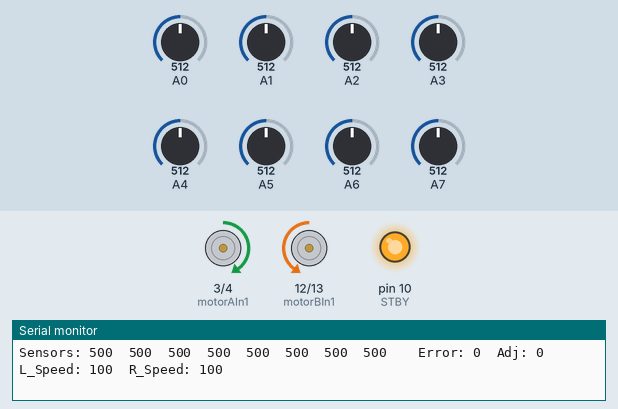
This sketch was run on a simulated Arduino Nano, built with avr-gcc and run on an emulated ATmega328P. Parts: motor-driver pin pairs drawn as motors (green arrow = first pin HIGH = forward, orange = second pin HIGH = backward, longer = more drive, scaled by the enable pin, stopped while the standby pin is LOW), output pins drawn as LEDs (lit = HIGH), the last lines printed to the serial monitor. Inputs (shaded band) come from the test bench; at power-on: A1 = 512, A6 = 512, A3 = 512, A7 = 512, A0 = 512, A2 = 512, A4 = 512, A5 = 512.

Above: at 11.7 s.
11.8 s: A1 set to 490
At 14.0 s:
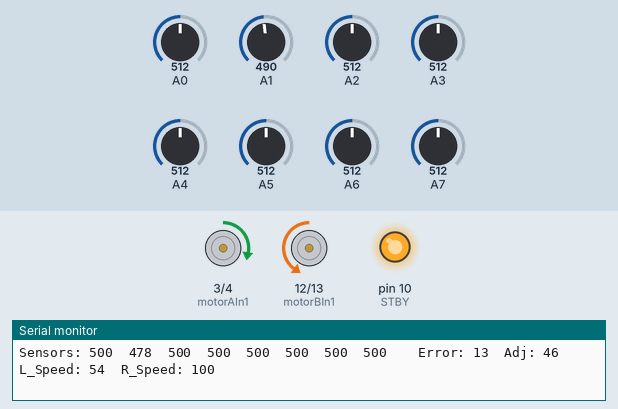
14.3 s: A6 set to 490
At 15.9 s:
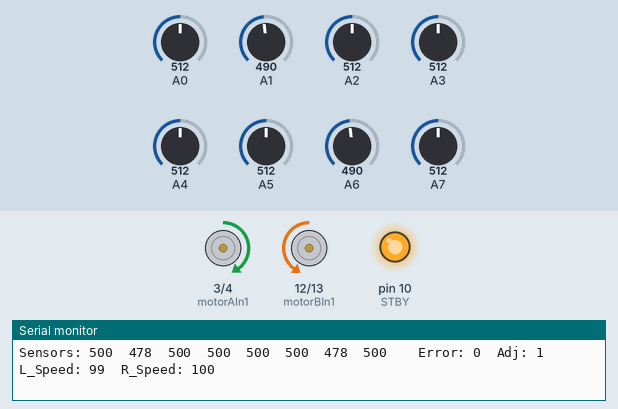
16.2 s: A3 set to 306
At 16.55 s:
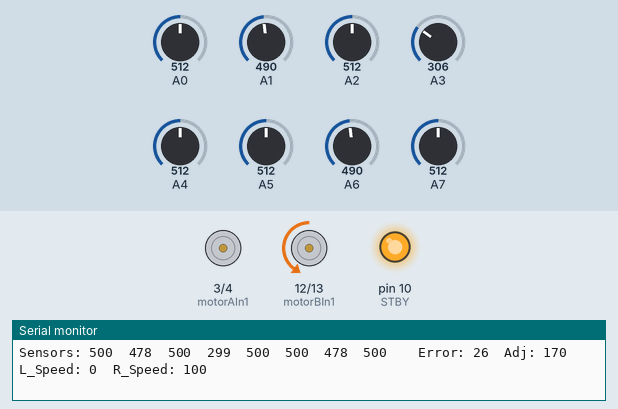
18.1 s: A7 set to 390
At 19.1 s:
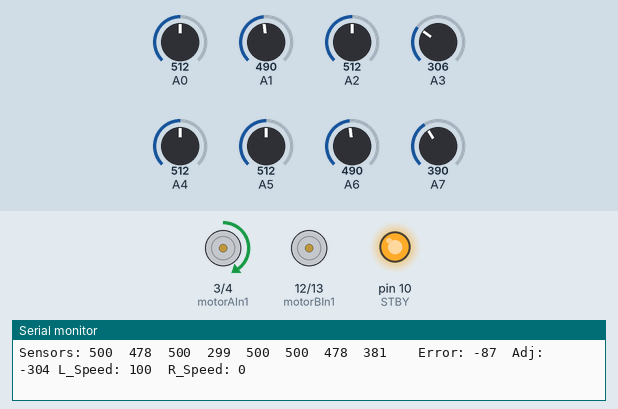
19.8 s: A0 set to 455
At 20.18 s:
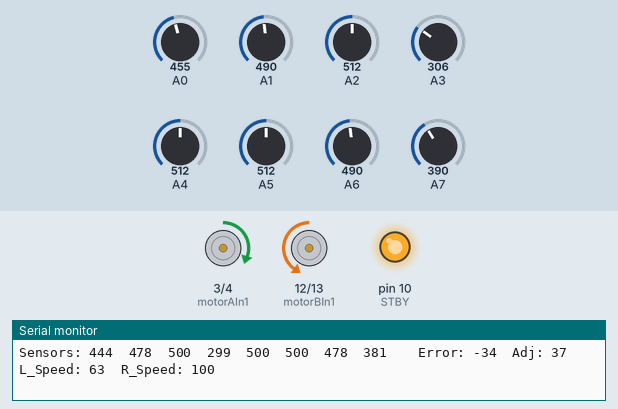
21.8 s: A0 set to 434
At 23.2 s:
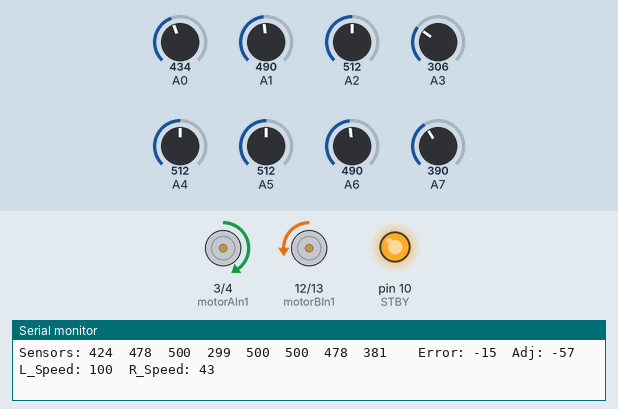
Timing chart, 0 to 24.8 s (numbered marks = the images above; inputs shaded):
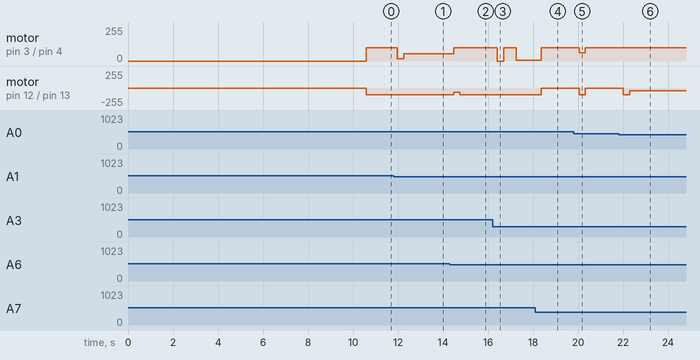

Measured:
- the behaviour switches between 449 and 448 on A0 (found by bisection; images 5 and 6)
- after the input at 11.8 s, motor on pin 3 (motorAIn1) / pin 4 (motorAIn2): forward 100/255 → forward 16/255 after 0.17 s, → forward 55/255 0.28 s later, → forward 54/255 0.56 s later
- after the input at 14.3 s, motor on pin 3 (motorAIn1) / pin 4 (motorAIn2): forward 54/255 → forward 100/255 after 0.18 s, → forward 99/255 0.28 s later; motor on pin 12 (motorBIn1) / pin 13 (motorBIn2): backward 100/255 → backward 63/255 after 0.18 s, → backward 100/255 0.28 s later
- after the input at 16.2 s, motor on pin 3 (motorAIn1) / pin 4 (motorAIn2): forward 99/255 → stopped after 0.22 s, → forward 99/255 0.28 s later, → forward 7/255 0.56 s later
- after the input at 18.1 s, motor on pin 12 (motorBIn1) / pin 13 (motorBIn2): backward 100/255 → stopped after 0.26 s
- after the input at 19.8 s, motor on pin 3 (motorAIn1) / pin 4 (motorAIn2): forward 100/255 → forward 63/255 after 0.25 s, → forward 100/255 0.28 s later; motor on pin 12 (motorBIn1) / pin 13 (motorBIn2): stopped → backward 100/255 after 0.25 s, → stopped 0.28 s later
- after the input at 21.8 s, motor on pin 12 (motorBIn1) / pin 13 (motorBIn2): stopped → backward 100/255 after 0.21 s, → backward 43/255 0.28 s later

The sketch:

sketch_apr11a.ino
```cpp
// TEAM: Complexity Robotics
// Members: Wouter Wessels & Martin Ferreira
// Coach: Mr. Paul Ntsinyi

#include <QTRSensors.h>

// Number of sensors used (8 sensors)
const uint8_t SensorCount = 8;
// Array to hold the calibrated sensor readings
uint16_t sensorValues[SensorCount];

// PID Control Constants
const double KP = 3.5;       // Proportional constant: scales the error directly.
const double KI = 0.01;      // Integral constant: accumulates past errors to counter steady-state issues.
const double KD = 3.0;       // Derivative constant: responds to the rate at which error changes.
double lastError = 0;        // Stores the error from the previous loop cycle (for derivative calculation).
double integral = 0;         // Accumulates the error over time (integral term).
// Set the target value to 3500: For an 8-sensor QTR array, this value represents a line
// that is between sensor 3 and sensor 4 (i.e. between the 4th and 5th sensor if counting starts at 1).
const int GOAL = 3500;
const int INTEGRAL_LIMIT = 500; // Limit for the integral term to prevent excessive accumulation

// Motor properties
const int MAX_SPEED = 100;   // Maximum motor speed (adjustable)

// TB6612FNG Motor Driver Pins
const int STBY = 10;         // Standby pin (must be HIGH for the driver to work)
const int motorAPWM = 5;     // PWM pin for Motor A (left motor)
const int motorAIn1 = 3;     // Direction pin 1 for Motor A
const int motorAIn2 = 4;     // Direction pin 2 for Motor A
const int motorBPWM = 11;    // PWM pin for Motor B (right motor)
const int motorBIn1 = 12;    // Direction pin 1 for Motor B
const int motorBIn2 = 13;    // Direction pin 2 for Motor B

// Create an instance of the QTRSensors object.
QTRSensors qtr;

void setup() {
  // Start Serial communication for debugging.
  Serial.begin(9600);

  // Configure QTR sensor to analog mode with the specified sensor pins (A0 to A7).
  qtr.setTypeAnalog();
  qtr.setSensorPins((const uint8_t[]){A0, A1, A2, A3, A4, A5, A6, A7}, SensorCount);

  // Initialize motor driver pins as outputs.
  pinMode(STBY, OUTPUT);
  digitalWrite(STBY, HIGH);  // Take the motor driver out of standby

  pinMode(motorAPWM, OUTPUT);
  pinMode(motorAIn1, OUTPUT);
  pinMode(motorAIn2, OUTPUT);
  pinMode(motorBPWM, OUTPUT);
  pinMode(motorBIn1, OUTPUT);
  pinMode(motorBIn2, OUTPUT);

  // Calibrate the sensors to determine the range of values when exposed to the line and the background.
  calibrateLineSensor();

  // Notify that calibration is complete and that the line-following routine is starting.
  Serial.println("Calibration complete. Starting line following...");
}

void loop() {
  // Use readLineBlack() to read the sensors, automatically applying the calibration data.
  // It returns a weighted average of the sensor indices (each multiplied by 1000) based on the sensor values.
  // For example:
  //   - A return value of 3000 means the line is directly below sensor 3.
  //   - A return value of 4000 means the line is directly below sensor 4.
  //   - A return value of 3500 indicates the line is exactly between sensor 3 and sensor 4.
  uint16_t position = qtr.readLineBlack(sensorValues);

  // Debug: Print the calibrated sensor values.
  Serial.print("Sensors: ");
  for (uint8_t i = 0; i < SensorCount; i++) {
    Serial.print(sensorValues[i]);
    Serial.print("\t");
  }

  // Calculate the error as the difference between the current position and the target GOAL.
  int error = position - GOAL;

  // Update the integral term, accumulating the error over time.
  integral += error;
  // Constrain the integral term to prevent it from growing too large (integral windup).
  integral = constrain(integral, -INTEGRAL_LIMIT, INTEGRAL_LIMIT);

  // Determine the derivative (how much the error has changed since the last reading).
  int derivative = error - lastError;

  // Compute the PID adjustment: the combination of proportional, integral, and derivative corrections.
  int adjustment = KP * error + KI * integral + KD * derivative;

  // Store the current error for the next loop iteration.
  lastError = error;

  // Debug: Print the error and adjustment values.
  Serial.print("  Error: ");
  Serial.print(error);
  Serial.print("  Adj: ");
  Serial.print(adjustment);

  // Update motor speeds based on the PID adjustment.
  controlMotors(adjustment);

  Serial.println();
  // Delay to control the update frequency; adjust this value as needed.
  delay(250);
}

// Function to adjust the motor speeds using the computed adjustment from the PID controller.
void controlMotors(int adjustment) {
  // Calculate the motor speeds by subtracting the adjustment from one motor and adding it to the other.
  // This creates a differential steering effect.
  int leftSpeed = MAX_SPEED - adjustment;
  int rightSpeed = MAX_SPEED + adjustment;

  // Ensure the motor speeds remain within the allowed range.
  leftSpeed = constrain(leftSpeed, 0, MAX_SPEED);
  rightSpeed = constrain(rightSpeed, 0, MAX_SPEED);

  // Debug: Print the calculated speeds for both motors.
  Serial.print(" L_Speed: ");
  Serial.print(leftSpeed);
  Serial.print("  R_Speed: ");
  Serial.print(rightSpeed);

  // Set motor A (left motor) direction and speed.
  digitalWrite(motorAIn1, leftSpeed > 0 ? HIGH : LOW);
  digitalWrite(motorAIn2, leftSpeed < 0 ? HIGH : LOW);
  analogWrite(motorAPWM, abs(leftSpeed));

  // Set motor B (right motor) direction and speed.
  digitalWrite(motorBIn1, rightSpeed < 0 ? HIGH : LOW);
  digitalWrite(motorBIn2, rightSpeed > 0 ? HIGH : LOW);
  analogWrite(motorBPWM, abs(rightSpeed));
}

// Function to calibrate the QTR sensors.
// ------------------------------------------------------
// Calibration Process Details:
// 1. A delay lets initial transients settle.
// 2. The built-in LED is activated to signal that calibration is in progress.
// 3. The calibration loop calls qtr.calibrate() 400 times so that each sensor records its minimum and maximum values,
//    both when over the dark line and over the light background.
// 4. This calibration allows the sensor readings to be normalized, ensuring accurate line detection.
// 5. Once calibration is complete, the LED is turned off.
void calibrateLineSensor() {
  delay(500);  // Wait for any initial transients to settle.
  pinMode(LED_BUILTIN, OUTPUT);
  digitalWrite(LED_BUILTIN, HIGH); // Turn on the LED to indicate calibration

  // Perform 400 iterations of calibration.
  for (uint16_t i = 0; i < 400; i++) {
    qtr.calibrate();
  }

  // Turn off the LED after calibration.
  digitalWrite(LED_BUILTIN, LOW); // Calibration complete
}
```
